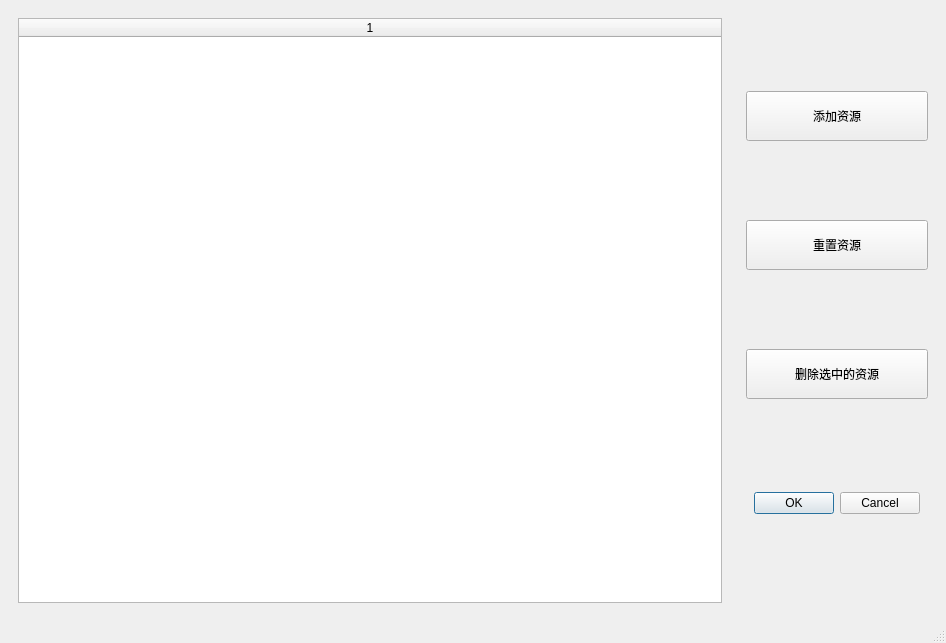
<?xml version="1.0" encoding="UTF-8"?>
<ui version="4.0">
 <class>TargetSourceEditingWindow</class>
 <widget class="QMainWindow" name="TargetSourceEditingWindow">
  <property name="geometry">
   <rect>
    <x>0</x>
    <y>0</y>
    <width>946</width>
    <height>643</height>
   </rect>
  </property>
  <property name="windowTitle">
   <string>MainWindow</string>
  </property>
  <widget class="QWidget" name="centralwidget">
   <layout class="QHBoxLayout" name="horizontalLayout">
    <item>
     <widget class="QWidget" name="widget" native="true">
      <layout class="QGridLayout" name="gridLayout">
       <item row="0" column="0">
        <widget class="QTableWidget" name="show_config">
         <property name="columnCount">
          <number>1</number>
         </property>
         <attribute name="horizontalHeaderStretchLastSection">
          <bool>true</bool>
         </attribute>
         <attribute name="verticalHeaderStretchLastSection">
          <bool>false</bool>
         </attribute>
         <column/>
        </widget>
       </item>
      </layout>
     </widget>
    </item>
    <item>
     <widget class="QWidget" name="widget_2" native="true">
      <property name="minimumSize">
       <size>
        <width>200</width>
        <height>0</height>
       </size>
      </property>
      <property name="maximumSize">
       <size>
        <width>200</width>
        <height>16777215</height>
       </size>
      </property>
      <layout class="QVBoxLayout" name="verticalLayout">
       <item>
        <widget class="QPushButton" name="btn_append_src">
         <property name="minimumSize">
          <size>
           <width>100</width>
           <height>50</height>
          </size>
         </property>
         <property name="text">
          <string>添加资源</string>
         </property>
        </widget>
       </item>
       <item>
        <widget class="QPushButton" name="btn_resetSources">
         <property name="minimumSize">
          <size>
           <width>100</width>
           <height>50</height>
          </size>
         </property>
         <property name="text">
          <string>重置资源</string>
         </property>
        </widget>
       </item>
       <item>
        <widget class="QPushButton" name="btn_remove_src">
         <property name="minimumSize">
          <size>
           <width>0</width>
           <height>50</height>
          </size>
         </property>
         <property name="text">
          <string>删除选中的资源</string>
         </property>
        </widget>
       </item>
       <item>
        <widget class="QDialogButtonBox" name="buttonBox">
         <property name="minimumSize">
          <size>
           <width>0</width>
           <height>50</height>
          </size>
         </property>
         <property name="standardButtons">
          <set>QDialogButtonBox::Cancel|QDialogButtonBox::Ok</set>
         </property>
         <property name="centerButtons">
          <bool>true</bool>
         </property>
        </widget>
       </item>
      </layout>
     </widget>
    </item>
   </layout>
  </widget>
  <widget class="QMenuBar" name="menubar">
   <property name="geometry">
    <rect>
     <x>0</x>
     <y>0</y>
     <width>946</width>
     <height>21</height>
    </rect>
   </property>
  </widget>
  <widget class="QStatusBar" name="statusbar"/>
 </widget>
 <resources/>
 <connections/>
</ui>
